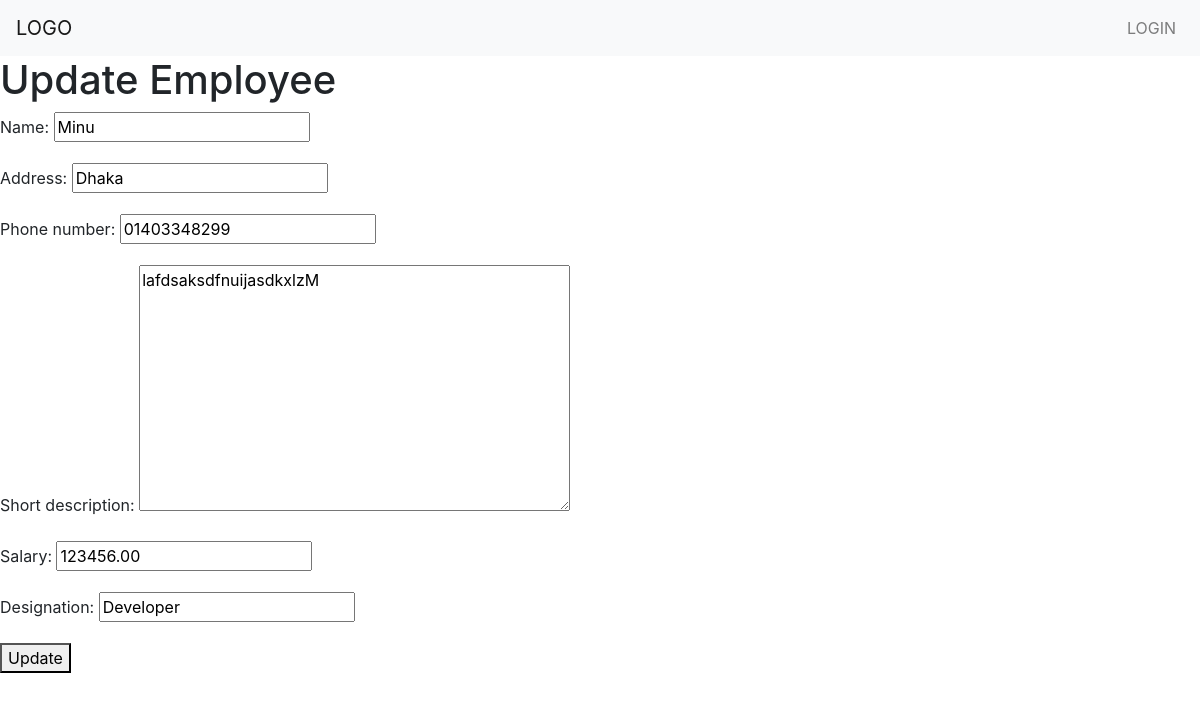
Screenshot of /update/17/ with the database file from the repository.
### Employee_Management_APP/models.py (models this page shows, shortened)
class Employee(models.Model):
    DESIGNATION_CHOICES = [
        ('Manager', 'Manager'),
        ('Developer', 'Developer'),
        ('Designer', 'Designer'),
        ('Tester', 'Tester'),
    ]
    name = models.CharField(max_length=100)
    address = models.CharField(max_length=255)
    phone_number = models.CharField(max_length=14)
    salary = models.DecimalField(max_digits=10, decimal_places=2, editable=False)  # Non-editable after saving
    designation = models.CharField(max_length=50, choices=DESIGNATION_CHOICES, editable=False)  # Non-editable after saving
    short_description = models.TextField()

### Employee_Management_APP/views.py (the view)
# urls.py: path('update/<int:pk>/', views.update_employee, name='update_employee'),
def update_employee(request, pk):
    employee = Employee.objects.get(pk=pk)
    if request.method == 'POST':
        form = EmployeeForm(request.POST, instance=employee)
        if form.is_valid():
            form.save()
            return redirect('home')
    else:
        form = EmployeeForm(instance=employee)
    return render(request, 'update_employee.html', {'form': form, 'employee': employee})

### Employee_Management_APP/forms.py (shortened to what this page needs)
class EmployeeForm(forms.ModelForm):
    class Meta:
        model = Employee
        fields = ['name', 'address', 'phone_number', 'short_description']  # Exclude salary and designation
    def __init__(self, *args, **kwargs):
        super().__init__(*args, **kwargs)
        if not self.instance.pk:  # If this is a new instance, allow salary and designation in form
            self.fields['salary'] = forms.DecimalField(max_digits=10, decimal_places=2)
            self.fields['designation'] = forms.ChoiceField(choices=Employee.DESIGNATION_CHOICES)
        else:  # Make the fields read-only for existing instances
            self.fields['salary'] = forms.DecimalField(max_digits=10, decimal_places=2, initial=self.instance.salary, widget=forms.TextInput(attrs={'readonly': 'readonly'}))
            self.fields['designation'] = forms.ChoiceField(choices=Employee.DESIGNATION_CHOICES, initial=self.instance.designation, widget=forms.TextInput(attrs={'readonly': 'readonly'}))

### Employee_Management_APP/templates/update_employee.html (shortened to what this page needs)
{% extends "base.html" %}
{% block content %}
<h1>Update Employee</h1>
<form method="POST">
    {{ form.as_p }}
    <button type="submit">Update</button>
</form>
{% endblock %}

### rows the page displays
Employee: name "Minu", address "Dhaka", phone_number "01403348299", short_description "lafdsaksdfnuijasdkxlzM", salary "123456.00", designation "Developer"
